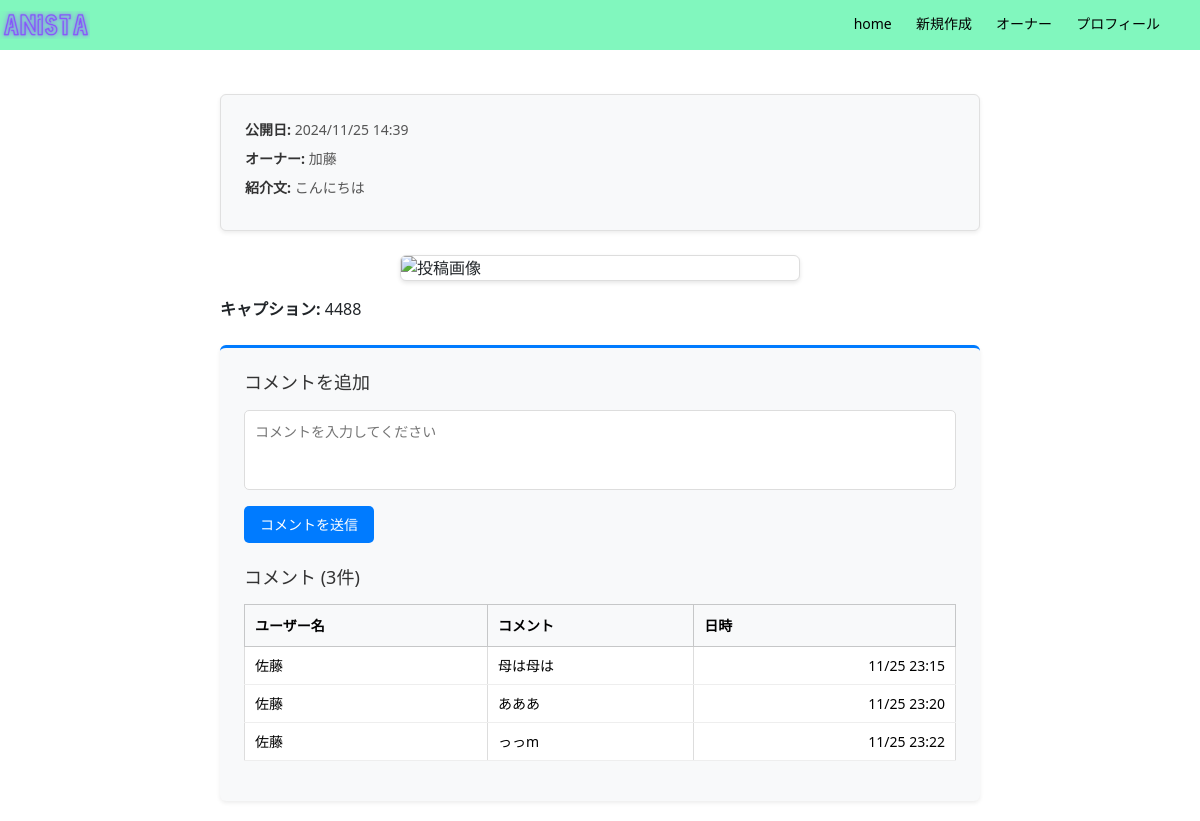
Screenshot of /accounts/35/ with the database file from the repository.
### accounts/models.py (models this page shows, shortened)
class Post(models.Model):
    user = models.ForeignKey(User, on_delete=models.CASCADE)
    image = models.image = StdImageField(
        upload_to="images",
        null=True,
        blank=True,
        variations={
            "thumbnail": (100, 100, True),
            "medium": (350, 250),
        },
    )
    caption = models.CharField(max_length=255)
    created_at = models.DateTimeField(auto_now_add=True)
    updated_at = models.DateTimeField(auto_now=True)

class User(AbstractBaseUser, PermissionsMixin):
    username = models.CharField(max_length=255, unique=True)
    email = models.EmailField(unique=True)
    description = models.TextField(blank=True, default="")
    is_active = models.BooleanField(default=True)
    is_staff = models.BooleanField(default=False)
    icon = models.ImageField(upload_to="icons", null=True, blank=True)
    created_at = models.DateTimeField(auto_now_add=True)
    updated_at = models.DateTimeField(auto_now=True)
    objects = UserManager()
    USERNAME_FIELD = "email"
    REQUIRED_FIELDS = ["username"]

class Comment(models.Model):
    user = models.ForeignKey(User, on_delete=models.CASCADE, related_name="comments")
    post = models.ForeignKey(Post, on_delete=models.CASCADE, related_name="comments")
    text = models.TextField()
    created_at = models.DateTimeField(auto_now_add=True)
    updated_at = models.DateTimeField(auto_now=True)

### accounts/views.py (the view)
# urls.py: path('<int:post_id>/', views.posts_detail, name="posts_detail"),
def posts_detail(request, post_id):
    post = get_object_or_404(Post, id=post_id)
    return render(request, "accounts/detail.html", {"post": post})

### accounts/templates/accounts/detail.html (shortened to what this page needs)
{% extends 'base.html' %}
{% block main %}
{% load static %}
<link rel="stylesheet" href="{% static 'polls/post_detail.css' %}">
<div class="container mt-4">
  <div class="post-details bg-light p-4 rounded shadow-sm mb-4">
    <div class="post-meta mb-2">
      <p><strong>公開日:</strong> {{ post.created_at|date:'Y/m/d H:i' }}</p>
      <p><strong>オーナー:</strong> {{ post.user.username }}</p>
      <p><strong>紹介文:</strong> {{ post.user.description }}</p>
    </div>
  </div>
  <div class="post-content mb-4">
    <img class="post-image img-fluid rounded mb-3 w-100" src="{{ post.image.medium.url }}" alt="投稿画像">
    <p class="post-caption"><strong>キャプション:</strong> {{ post.caption }}</p>
  </div>
  <div class="comment-section bg-light p-4 rounded shadow-sm">
    <h5 class="mb-3">コメントを追加</h5>
    <form method="POST" action="{% url 'comments_create' post.id %}">
      <textarea name="text" placeholder="コメントを入力してください" required></textarea>
      <button type="submit">コメントを送信</button>
    </form>
    <div class="comments mt-4">
      <h5>コメント ({{ post.comments.count }}件)</h5>
      {% if post.comments.all %}
        <table class="table table-bordered mt-3">
          <thead class="table-light">
            <tr>
              <th>ユーザー名</th>
              <th>コメント</th>
              <th>日時</th>
            </tr>
          </thead>
          <tbody>
            {% for comment in post.comments.all %}
              <tr>
                <td>{{ comment.user.username }}</td>
                <td>{{ comment.text }}</td>
                <td>{{ comment.created_at|date:'m/d H:i' }}</td>
              </tr>
            {% endfor %}
          </tbody>
        </table>
    {% else %}
        <p class="text-muted">まだコメントはありません。</p>
    {% endif %}
    </div>
  </div>
</div>
{% endblock %}

### accounts/static/polls/post_detail.css (style rules this page uses)
.container { max-width: 800px; margin: 0 auto; padding: 20px; }
.post-details { border: 1px solid #e0e0e0; background-color: #f9f9f9; }
.post-details p { margin: 0 0 8px; font-size: 14px; color: #555; }
.post-details strong { color: #333; }
.post-content .post-image { max-width: 400px; height: auto; border: 1px solid #ddd; background-color: #fff; box-shadow: 0 2px 4px rgba(0, 0, 0, 0.1); margin: 0 auto; display: block; }
.post-content .post-caption { font-size: 16px; font-weight: 500; margin-top: 10px; }
.comment-section { border-top: 3px solid #007bff; padding-top: 20px; }
.comment-section h5 { font-size: 18px; margin-bottom: 15px; color: #333; }
.comment-section form textarea { width: 100%; height: 80px; margin-bottom: 10px; padding: 10px; border: 1px solid #ddd; border-radius: 5px; resize: none; font-size: 14px; }
.comment-section form button { background-color: #007bff; color: #fff; padding: 8px 16px; border: none; border-radius: 5px; font-size: 14px; cursor: pointer; transition: background-color 0.3s; }
.comments table { border: 1px solid #ddd; font-size: 14px; width: 100%; }
.comments th { background-color: #f8f9fa; font-weight: bold; text-align: left; padding: 10px; }
.comments td { padding: 8px 10px; border-bottom: 1px solid #eee; }
.comments td:last-child { text-align: right; }

### rows the page displays
Post: created_at "2024/11/25 14:39", user.username "加藤", user.description "こんにちは", caption "4488", comments.count "3"
Comment: user.username "佐藤", text "母は母は", created_at "11/25 23:15"
Comment: user.username "佐藤", text "あああ", created_at "11/25 23:20"
Comment: user.username "佐藤", text "っっm", created_at "11/25 23:22"
